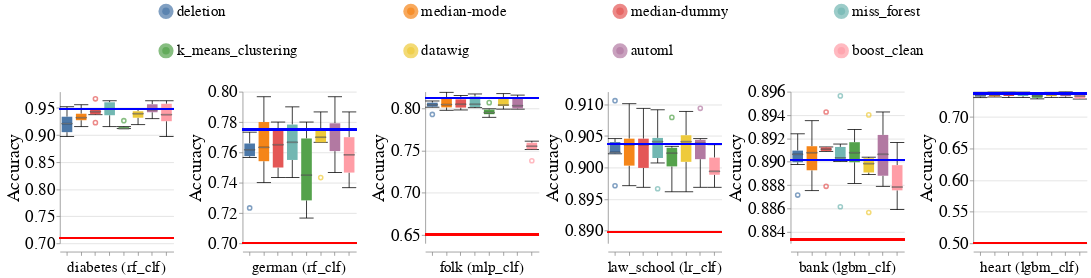

The notebook cell this image was saved under:
### Markdown cell above
### Overall Metrics

### Code cell
create_box_plots_for_diff_imputers_and_datasets(train_injection_scenario='MCAR3',
                                                test_injection_scenario='MCAR3',
                                                metric_name='accuracy',
                                                db_client=db_client)

### Figure 1 — Vega-Lite specification as saved in the notebook (floating-point values rounded to 4 significant figures; data arrays with more than 128 entries replaced by an {"elided": "..."} marker saying what was removed)
{"config": {"view": {"continuousWidth": 400, "continuousHeight": 300, "stroke": null}, "axis": {"labelFontSize": 22, "labelFontWeight": "normal", "titleFontSize": 24, "titleFontWeight": "normal"}, "facet": {"spacing": 5}, "header": {"labelFontSize": 20, "labelOrient": "bottom", "labelPadding": 5, "titleFontSize": 24}, "legend": {"columns": 4, "direction": "horizontal", "labelFontSize": 20, "labelLimit": 400, "orient": "top", "symbolOffset": 130, "symbolStrokeWidth": 10, "titleAnchor": "middle", "titleFontSize": 22, "titleLimit": 300}, "title": {"fontSize": 24}}, "data": {"name": "data-0b289b5096711b0b617a510994375215"}, "facet": {"column": {"field": "Dataset_Name_With_Model_Name", "sort": {"field": "Dataset_Sequence_Number", "order": "ascending"}, "title": null, "type": "nominal"}}, "spec": {"layer": [{"mark": {"type": "boxplot", "median": {"stroke": "black", "strokeWidth": 0.7}, "ticks": true}, "encoding": {"color": {"field": "Null_Imputer_Name", "sort": ["deletion", "median-mode", "median-dummy", "miss_forest", "k_means_clustering", "datawig", "automl", "boost_clean"], "title": null, "type": "nominal"}, "x": {"axis": {"labels": false}, "field": "Null_Imputer_Name", "sort": ["deletion", "median-mode", "median-dummy", "miss_forest", "k_means_clustering", "datawig", "automl", "boost_clean"], "title": null, "type": "nominal"}, "y": {"field": "Metric_Value", "scale": {"zero": false}, "title": "Accuracy", "type": "quantitative"}}}, {"mark": "rule", "encoding": {"color": {"value": "blue"}, "size": {"value": 2}, "y": {"field": "Baseline_Median", "type": "quantitative"}}}, {"mark": "rule", "encoding": {"color": {"value": "red"}, "size": {"value": 2}, "y": {"field": "Base_Rate", "type": "quantitative"}}}], "height": 200, "width": 150}, "resolve": {"scale": {"y": "independent"}}, "$schema": "https://vega.github.io/schema/vega-lite/v4.17.0.json", "datasets": {"data-0b289b5096711b0b617a510994375215": {"elided": "288 records"}}}
